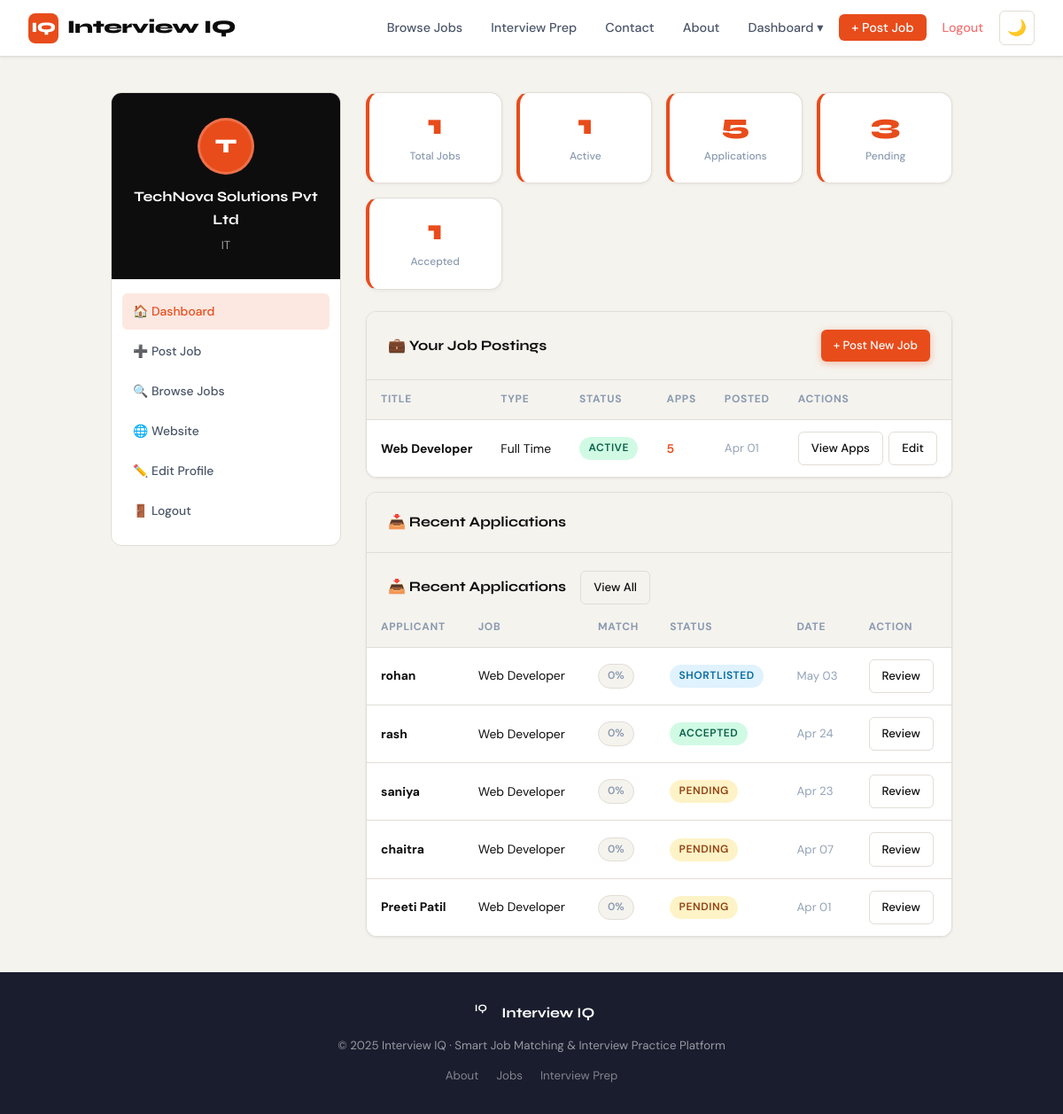
The page /accounts/dashboard/company/ (signed in) on the database its author committed.
### accounts/models.py (models this page shows, shortened)
class CompanyProfile(models.Model):
    user = models.OneToOneField(User, on_delete=models.CASCADE, related_name='company_profile')
    company_name = models.CharField(max_length=200)
    industry = models.CharField(max_length=100)
    company_size = models.CharField(max_length=50, blank=True)
    website = models.URLField(blank=True)
    description = models.TextField(blank=True)
    location = models.CharField(max_length=100, blank=True)
    logo = models.ImageField(upload_to='logos/', blank=True, null=True)
    founded_year = models.PositiveIntegerField(null=True, blank=True)
    created_at = models.DateTimeField(auto_now_add=True)

class JobSeekerProfile(models.Model):
    user = models.OneToOneField(User, on_delete=models.CASCADE, related_name='seeker_profile')
    full_name = models.CharField(max_length=150)
    phone = models.CharField(max_length=20, blank=True)
    location = models.CharField(max_length=100, blank=True)
    bio = models.TextField(blank=True)
    skills = models.TextField(blank=True, help_text='Comma-separated skills')
    experience_years = models.PositiveIntegerField(default=0)
    education = models.CharField(max_length=200, blank=True)
    resume = models.FileField(upload_to='resumes/', blank=True, null=True)
    linkedin = models.URLField(blank=True)
    desired_role = models.CharField(max_length=150, blank=True)
    desired_salary = models.PositiveIntegerField(null=True, blank=True)
    created_at = models.DateTimeField(auto_now_add=True)

### jobs/models.py (models this page shows, shortened)
class Job(models.Model):
    JOB_TYPE = (('full_time','Full Time'),('part_time','Part Time'),('contract','Contract'),('internship','Internship'),('remote','Remote'))
    EXPERIENCE_LEVEL = (('entry','Entry Level'),('mid','Mid Level'),('senior','Senior Level'),('executive','Executive'))
    STATUS = (('active','Active'),('closed','Closed'),('draft','Draft'))
    company = models.ForeignKey(CompanyProfile, on_delete=models.CASCADE, related_name='jobs')
    title = models.CharField(max_length=200)
    description = models.TextField()
    requirements = models.TextField()
    skills_required = models.TextField(help_text='Comma-separated skills')
    location = models.CharField(max_length=100)
    job_type = models.CharField(max_length=20, choices=JOB_TYPE, default='full_time')
    experience_level = models.CharField(max_length=20, choices=EXPERIENCE_LEVEL, default='mid')
    salary_min = models.PositiveIntegerField(null=True, blank=True)
    salary_max = models.PositiveIntegerField(null=True, blank=True)
    status = models.CharField(max_length=10, choices=STATUS, default='active')
    deadline = models.DateField(null=True, blank=True)
    created_at = models.DateTimeField(auto_now_add=True)
    updated_at = models.DateTimeField(auto_now=True)
    class Meta:
        ordering = ['-created_at']

class Application(models.Model):
    STATUS_CHOICES = (
        ('pending', 'Pending'),
        ('reviewing', 'Reviewing'),
        ('shortlisted', 'Shortlisted'),
        ('accepted', 'Accepted'),
        ('rejected', 'Rejected'),
    )
    job = models.ForeignKey(Job, on_delete=models.CASCADE, related_name='applications')
    applicant = models.ForeignKey(JobSeekerProfile, on_delete=models.CASCADE, related_name='applications')
    cover_letter = models.TextField(blank=True)
    resume = models.FileField(upload_to='application_resumes/', blank=True, null=True)
    status = models.CharField(max_length=15, choices=STATUS_CHOICES, default='pending')
    applied_at = models.DateTimeField(auto_now_add=True)
    updated_at = models.DateTimeField(auto_now=True)
    company_notes = models.TextField(blank=True)
    match_score = models.PositiveIntegerField(default=0)
    class Meta:
        unique_together = ('job', 'applicant')
        ordering = ['-applied_at']

### accounts/views.py (the view)
# urls.py: path('dashboard/company/', views.company_dashboard, name='company_dashboard'),
@login_required
def company_dashboard(request):
    if not request.user.is_company():
        return redirect('seeker_dashboard')
    profile = request.user.company_profile
    from jobs.models import Job, Application
    jobs = profile.jobs.all()
    recent_apps = Application.objects.filter(job__company=profile).order_by('-applied_at')[:10]
    stats = {
        'total_jobs': jobs.count(),
        'active_jobs': jobs.filter(status='active').count(),
        'total_apps': Application.objects.filter(job__company=profile).count(),
        'pending_apps': Application.objects.filter(job__company=profile, status='pending').count(),
        'accepted_apps': Application.objects.filter(job__company=profile, status='accepted').count(),
    }
    return render(request, 'accounts/company_dashboard.html', {
        'profile': profile,
        'jobs': jobs,
        'recent_apps': recent_apps,
        'stats': stats,
    })

### accounts/models.py (called while the page is built)
    def is_company(self):
        return self.user_type == 'company'

    def is_admin_user(self):
        return self.user_type == 'admin' or self.is_superuser

### templates/accounts/company_dashboard.html (shortened to what this page needs)
{% extends 'base.html' %}
{% block content %}
<div class="page-container">
  <div class="dashboard-grid">
    <aside>
      <div class="sidebar-card">
        <div class="profile-hero">
          <div class="avatar-circle">{{ profile.company_name|first|upper }}</div>
          <div style="font-family:'Syne',sans-serif;font-weight:700;font-size:1rem;">{{ profile.company_name }}</div>
          <div style="color:rgba(255,255,255,0.6);font-size:0.82rem;margin-top:0.25rem;">{{ profile.industry }}</div>
        </div>
        <nav class="sidebar-nav">
          <a href="{% url 'company_dashboard' %}" class="active">🏠 Dashboard</a>
          <a href="{% url 'post_job' %}">➕ Post Job</a>
          <a href="{% url 'job_list' %}">🔍 Browse Jobs</a>
          <a href="{% url 'company_website' %}">🌐 Website</a>
          <a href="{% url 'edit_company_profile' %}">✏️ Edit Profile</a>
          <a href="{% url 'logout' %}">🚪 Logout</a>
        </nav>
      </div>
    </aside>
    <main>
      <div class="stats-grid">
        <div class="stat-card"><div class="value">{{ stats.total_jobs }}</div><div class="label">Total Jobs</div></div>
        <div class="stat-card"><div class="value">{{ stats.active_jobs }}</div><div class="label">Active</div></div>
        <div class="stat-card"><div class="value">{{ stats.total_apps }}</div><div class="label">Applications</div></div>
        <div class="stat-card"><div class="value">{{ stats.pending_apps }}</div><div class="label">Pending</div></div>
        <div class="stat-card"><div class="value">{{ stats.accepted_apps }}</div><div class="label">Accepted</div></div>
      </div>
      <div class="card mb-2">
        <div class="card-header"><span style="font-family:'Syne',sans-serif;font-weight:700;">💼 Your Job Postings</span><a href="{% url 'post_job' %}" class="btn btn-sm btn-primary">+ Post New Job</a></div>
        {% if jobs %}
        <div class="table-container" style="border:none;border-radius:0;">
          <table>
            <thead><tr><th>Title</th><th>Type</th><th>Status</th><th>Apps</th><th>Posted</th><th>Actions</th></tr></thead>
            <tbody>
              {% for job in jobs %}
              <tr>
                <td><strong>{{ job.title }}</strong></td>
                <td>{{ job.get_job_type_display }}</td>
                <td><span class="status-badge {% if job.status == 'active' %}status-accepted{% elif job.status == 'closed' %}status-rejected{% else %}status-pending{% endif %}">{{ job.get_status_display }}</span></td>
                <td><a href="{% url 'view_applications' job.pk %}" style="color:var(--accent);font-weight:600;">{{ job.applications.count }}</a></td>
                <td class="text-muted text-sm">{{ job.created_at|date:"M d" }}</td>
                <td>
                  <div style="display:flex;gap:0.4rem;">
                    <a href="{% url 'view_applications' job.pk %}" class="btn btn-sm btn-outline-dark">View Apps</a>
                    <a href="{% url 'edit_job' job.pk %}" class="btn btn-sm btn-outline-dark">Edit</a>
                  </div>
                </td>
              </tr>
              {% endfor %}
            </tbody>
          </table>
        </div>
        {% else %}
        <div class="card-body"><div class="empty-state"><div class="icon">💼</div><h3>No jobs posted yet</h3><a href="{% url 'post_job' %}" class="btn btn-sm btn-primary mt-1">Post Your First Job</a></div></div>
        {% endif %}
      </div>
      <div class="card">
        <div class="card-header"><span style="font-family:'Syne',sans-serif;font-weight:700;">📥 Recent Applications</span></div>
        <div class="card-header" style="border:none;padding-bottom:0.25rem;">
          <div style="display:flex;align-items:center;justify-content:space-between;gap:1rem;">
            <span style="font-family:'Syne',sans-serif;font-weight:700;">📥 Recent Applications</span>
            <a href="{% url 'recent_applications' %}" class="btn btn-sm btn-outline-dark">View All</a>
          </div>
        </div>
        <div class="table-container" style="border:none;border-radius:0;">
          <table>
            <thead><tr><th>Applicant</th><th>Job</th><th>Match</th><th>Status</th><th>Date</th><th>Action</th></tr></thead>
            <tbody>
              {% for app in recent_apps %}
              <tr>
                <td><strong>{{ app.applicant.full_name }}</strong></td>
                <td>{{ app.job.title }}</td>
                <td>
                  {% if app.match_score >= 70 %}<span class="match-badge match-high">{{ app.match_score }}%</span>
                  {% elif app.match_score >= 40 %}<span class="match-badge match-med">{{ app.match_score }}%</span>
                  {% else %}<span class="match-badge match-low">{{ app.match_score }}%</span>{% endif %}
                </td>
                <td><span class="status-badge status-{{ app.status }}">{{ app.get_status_display }}</span></td>
                <td class="text-muted text-sm">{{ app.applied_at|date:"M d" }}</td>
                <td><a href="{% url 'view_applications' app.job.pk %}?app_pk={{ app.pk }}" class="btn btn-sm btn-outline-dark">Review</a></td>
              </tr>
              {% endfor %}
            </tbody>
          </table>
        </div>
      </div>
    </main>
  </div>
</div>
{% endblock %}

### static/css/home-enhancements.css (style rules this page uses)
:root { --dark-bg: #0a0a0a; --dark-paper: #1a1a1a; --dark-surface: #252525; --dark-border: #404040; --dark-muted: #a0a0a0; }
.card { transition: all 0.4s cubic-bezier(0.25, 0.46, 0.45, 0.94); }

### rows shown on the page
CompanyProfile: company_name|first "T", company_name "TechNova Solutions Pvt Ltd", industry "IT"
Job: title "Web Developer", job_type "Full Time", status "ACTIVE", applications.count "5", created_at "Apr 01"
Application: applicant.full_name "rohan", job "Web Developer", match_score "0", status "SHORTLISTED", applied_at "May 03"
Application: applicant.full_name "rash", job "Web Developer", match_score "0", status "ACCEPTED", applied_at "Apr 24"
Application: applicant.full_name "saniya", job "Web Developer", match_score "0", status "PENDING", applied_at "Apr 23"
Application: applicant.full_name "chaitra", job "Web Developer", match_score "0", status "PENDING", applied_at "Apr 07"
Application: applicant.full_name "Preeti Patil", job "Web Developer", match_score "0", status "PENDING", applied_at "Apr 01"

### other values the page prints
{{ stats.total_jobs }} "1"
{{ stats.active_jobs }} "1"
{{ stats.total_apps }} "5"
{{ stats.pending_apps }} "3"
{{ stats.accepted_apps }} "1"
